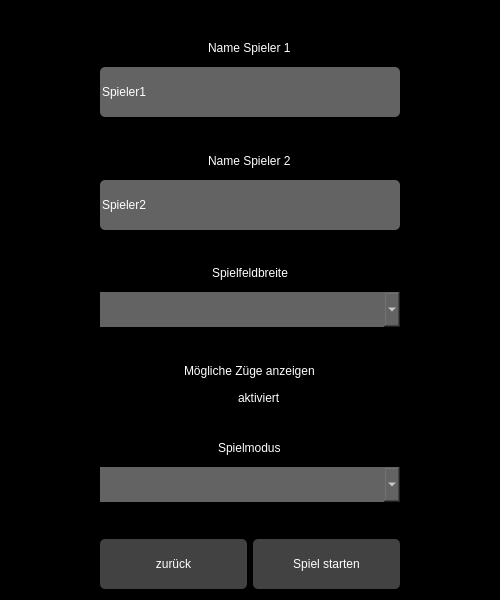
<?xml version="1.0" encoding="UTF-8"?>
<ui version="4.0">
 <class>PvPWidget</class>
 <widget class="QWidget" name="PvPWidget">
  <property name="geometry">
   <rect>
    <x>0</x>
    <y>0</y>
    <width>500</width>
    <height>600</height>
   </rect>
  </property>
  <property name="sizePolicy">
   <sizepolicy hsizetype="Preferred" vsizetype="Preferred">
    <horstretch>0</horstretch>
    <verstretch>0</verstretch>
   </sizepolicy>
  </property>
  <property name="windowTitle">
   <string>MenuWidget</string>
  </property>
  <property name="styleSheet">
   <string notr="true">background-color: rgb(0, 0, 0);
border: 0;</string>
  </property>
  <layout class="QHBoxLayout" name="horizontalLayout">
   <item>
    <spacer name="horizontalSpacer">
     <property name="orientation">
      <enum>Qt::Horizontal</enum>
     </property>
     <property name="sizeHint" stdset="0">
      <size>
       <width>40</width>
       <height>20</height>
      </size>
     </property>
    </spacer>
   </item>
   <item>
    <layout class="QVBoxLayout" name="verticalLayout">
     <item>
      <spacer name="verticalSpacer_6">
       <property name="orientation">
        <enum>Qt::Vertical</enum>
       </property>
       <property name="sizeHint" stdset="0">
        <size>
         <width>20</width>
         <height>40</height>
        </size>
       </property>
      </spacer>
     </item>
     <item alignment="Qt::AlignHCenter">
      <widget class="QLabel" name="label_Player1">
       <property name="styleSheet">
        <string notr="true">font: 75 14pt &quot;Verdana&quot;;
color: #FFF;
margin-bottom: 6px;</string>
       </property>
       <property name="text">
        <string>Name Spieler 1</string>
       </property>
      </widget>
     </item>
     <item>
      <widget class="QLineEdit" name="lineEdit_Player1">
       <property name="focusPolicy">
        <enum>Qt::ClickFocus</enum>
       </property>
       <property name="styleSheet">
        <string notr="true">background-color: #636363;
font: 75 12pt &quot;Verdana&quot;;
color: #FFF;
height: 50px;
min-width: 300px;
border-radius: 5px;</string>
       </property>
       <property name="text">
        <string>Spieler1</string>
       </property>
      </widget>
     </item>
     <item>
      <spacer name="verticalSpacer">
       <property name="orientation">
        <enum>Qt::Vertical</enum>
       </property>
       <property name="sizeHint" stdset="0">
        <size>
         <width>20</width>
         <height>40</height>
        </size>
       </property>
      </spacer>
     </item>
     <item alignment="Qt::AlignHCenter">
      <widget class="QLabel" name="label_Player2">
       <property name="styleSheet">
        <string notr="true">font: 75 14pt &quot;Verdana&quot;;
color: #FFF;
margin-bottom: 6px;</string>
       </property>
       <property name="text">
        <string>Name Spieler 2</string>
       </property>
      </widget>
     </item>
     <item>
      <widget class="QLineEdit" name="lineEdit_Player2">
       <property name="focusPolicy">
        <enum>Qt::ClickFocus</enum>
       </property>
       <property name="styleSheet">
        <string notr="true">background-color: #636363;
font: 75 12pt &quot;Verdana&quot;;
color: #FFF;
height: 50px;
min-width: 300px;
border-radius: 5px;</string>
       </property>
       <property name="text">
        <string>Spieler2</string>
       </property>
      </widget>
     </item>
     <item>
      <spacer name="verticalSpacer_2">
       <property name="orientation">
        <enum>Qt::Vertical</enum>
       </property>
       <property name="sizeHint" stdset="0">
        <size>
         <width>20</width>
         <height>40</height>
        </size>
       </property>
      </spacer>
     </item>
     <item>
      <widget class="QLabel" name="label">
       <property name="styleSheet">
        <string notr="true">font: 75 14pt &quot;Verdana&quot;;
color: #FFF;
margin-bottom: 6px;</string>
       </property>
       <property name="text">
        <string>Spielfeldbreite</string>
       </property>
       <property name="alignment">
        <set>Qt::AlignCenter</set>
       </property>
      </widget>
     </item>
     <item>
      <widget class="QComboBox" name="comboBox_PvPFieldsize">
       <property name="focusPolicy">
        <enum>Qt::WheelFocus</enum>
       </property>
       <property name="styleSheet">
        <string notr="true">background-color: #636363;
font: 75 12pt &quot;Verdana&quot;;
color: #FFF;
height: 35px;
padding: 0px;</string>
       </property>
      </widget>
     </item>
     <item>
      <spacer name="verticalSpacer_3">
       <property name="orientation">
        <enum>Qt::Vertical</enum>
       </property>
       <property name="sizeHint" stdset="0">
        <size>
         <width>20</width>
         <height>40</height>
        </size>
       </property>
      </spacer>
     </item>
     <item alignment="Qt::AlignHCenter">
      <widget class="QLabel" name="label_PossMoves">
       <property name="styleSheet">
        <string notr="true">font: 75 14pt &quot;Verdana&quot;;
color: #FFF;
margin-bottom: 6px;</string>
       </property>
       <property name="text">
        <string>Mögliche Züge anzeigen</string>
       </property>
      </widget>
     </item>
     <item alignment="Qt::AlignHCenter">
      <widget class="QCheckBox" name="checkBox_showPossMoves">
       <property name="sizePolicy">
        <sizepolicy hsizetype="Minimum" vsizetype="Fixed">
         <horstretch>0</horstretch>
         <verstretch>0</verstretch>
        </sizepolicy>
       </property>
       <property name="focusPolicy">
        <enum>Qt::ClickFocus</enum>
       </property>
       <property name="styleSheet">
        <string notr="true">font: 75 11pt &quot;Verdana&quot;;
color: #FFF;</string>
       </property>
       <property name="text">
        <string>aktiviert</string>
       </property>
      </widget>
     </item>
     <item>
      <spacer name="verticalSpacer_4">
       <property name="orientation">
        <enum>Qt::Vertical</enum>
       </property>
       <property name="sizeHint" stdset="0">
        <size>
         <width>20</width>
         <height>40</height>
        </size>
       </property>
      </spacer>
     </item>
     <item alignment="Qt::AlignHCenter">
      <widget class="QLabel" name="label_GameMode">
       <property name="styleSheet">
        <string notr="true">font: 75 14pt &quot;Verdana&quot;;
color: #FFF;
margin-bottom: 6px;</string>
       </property>
       <property name="text">
        <string>Spielmodus</string>
       </property>
      </widget>
     </item>
     <item>
      <widget class="QComboBox" name="comboBox_PvPGamemode">
       <property name="focusPolicy">
        <enum>Qt::WheelFocus</enum>
       </property>
       <property name="styleSheet">
        <string notr="true">background-color: #636363;
font: 75 12pt &quot;Verdana&quot;;
color: #FFF;
height: 35px;
padding: 0px;</string>
       </property>
      </widget>
     </item>
     <item>
      <spacer name="verticalSpacer_5">
       <property name="orientation">
        <enum>Qt::Vertical</enum>
       </property>
       <property name="sizeHint" stdset="0">
        <size>
         <width>20</width>
         <height>40</height>
        </size>
       </property>
      </spacer>
     </item>
     <item>
      <layout class="QHBoxLayout" name="horizontalLayout_3">
       <item>
        <widget class="QPushButton" name="pushButton_BackPVP">
         <property name="focusPolicy">
          <enum>Qt::NoFocus</enum>
         </property>
         <property name="styleSheet">
          <string notr="true">background-color: #424242;
font: 75 12pt &quot;Verdana&quot;;
color: #FFF;
height: 50px;
min-width: 145px;
border-radius: 5px;</string>
         </property>
         <property name="text">
          <string>zurück</string>
         </property>
        </widget>
       </item>
       <item>
        <widget class="QPushButton" name="pushButton_StartGamePvP">
         <property name="focusPolicy">
          <enum>Qt::NoFocus</enum>
         </property>
         <property name="styleSheet">
          <string notr="true">background-color: #424242;
font: 75 12pt &quot;Verdana&quot;;
color: #FFF;
height: 50px;
min-width: 145px;
border-radius: 5px;</string>
         </property>
         <property name="text">
          <string>Spiel starten</string>
         </property>
        </widget>
       </item>
      </layout>
     </item>
    </layout>
   </item>
   <item>
    <spacer name="horizontalSpacer_2">
     <property name="orientation">
      <enum>Qt::Horizontal</enum>
     </property>
     <property name="sizeHint" stdset="0">
      <size>
       <width>40</width>
       <height>20</height>
      </size>
     </property>
    </spacer>
   </item>
  </layout>
 </widget>
 <layoutdefault spacing="6" margin="11"/>
 <resources/>
 <connections/>
</ui>
